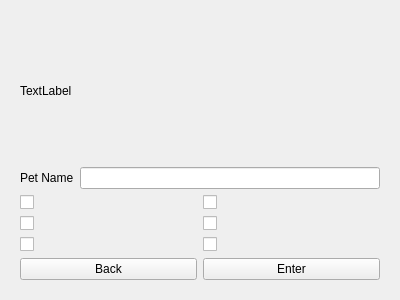
<?xml version="1.0" encoding="UTF-8"?>
<ui version="4.0">
 <class>EnterAnimalScreenGeneral</class>
 <widget class="QWidget" name="EnterAnimalScreenGeneral">
  <property name="geometry">
   <rect>
    <x>0</x>
    <y>0</y>
    <width>400</width>
    <height>300</height>
   </rect>
  </property>
  <property name="windowTitle">
   <string>Form</string>
  </property>
  <layout class="QHBoxLayout" name="horizontalLayout">
   <item>
    <widget class="QStackedWidget" name="stackedWidget">
     <widget class="QWidget" name="page">
      <layout class="QHBoxLayout" name="horizontalLayout_5">
       <item>
        <layout class="QVBoxLayout" name="verticalLayout_3">
         <item>
          <widget class="QLabel" name="title">
           <property name="text">
            <string>TextLabel</string>
           </property>
          </widget>
         </item>
         <item>
          <layout class="QHBoxLayout" name="horizontalLayout_3">
           <item>
            <widget class="QLabel" name="label">
             <property name="text">
              <string>Pet Name</string>
             </property>
            </widget>
           </item>
           <item>
            <widget class="QLineEdit" name="lineEdit"/>
           </item>
          </layout>
         </item>
         <item>
          <layout class="QHBoxLayout" name="horizontalLayout_2">
           <item>
            <layout class="QVBoxLayout" name="verticalLayout">
             <item>
              <widget class="QCheckBox" name="checkBox">
               <property name="text">
                <string/>
               </property>
              </widget>
             </item>
             <item>
              <widget class="QCheckBox" name="checkBox_2">
               <property name="text">
                <string/>
               </property>
              </widget>
             </item>
             <item>
              <widget class="QCheckBox" name="checkBox_3">
               <property name="text">
                <string/>
               </property>
              </widget>
             </item>
            </layout>
           </item>
           <item>
            <layout class="QVBoxLayout" name="verticalLayout_2">
             <item>
              <widget class="QCheckBox" name="checkBox_4">
               <property name="text">
                <string/>
               </property>
              </widget>
             </item>
             <item>
              <widget class="QCheckBox" name="checkBox_5">
               <property name="text">
                <string/>
               </property>
              </widget>
             </item>
             <item>
              <widget class="QCheckBox" name="checkBox_6">
               <property name="text">
                <string/>
               </property>
              </widget>
             </item>
            </layout>
           </item>
          </layout>
         </item>
         <item>
          <layout class="QHBoxLayout" name="horizontalLayout_4">
           <item>
            <widget class="QPushButton" name="backButton">
             <property name="text">
              <string>Back</string>
             </property>
            </widget>
           </item>
           <item>
            <widget class="QPushButton" name="enterButton">
             <property name="text">
              <string>Enter</string>
             </property>
            </widget>
           </item>
          </layout>
         </item>
        </layout>
       </item>
      </layout>
     </widget>
    </widget>
   </item>
  </layout>
 </widget>
 <resources/>
 <connections/>
</ui>
